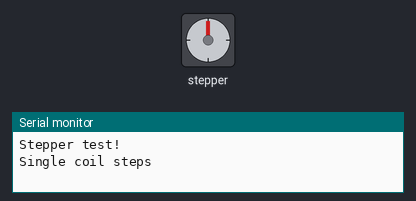
This sketch was run on a simulated Arduino Uno, built with avr-gcc and run on an emulated ATmega328P. Shown: stepper motor, the last lines printed to the serial monitor. Stepper angles assume 200 steps per turn.

Above: at 0.15 s.
At 9.84 s:
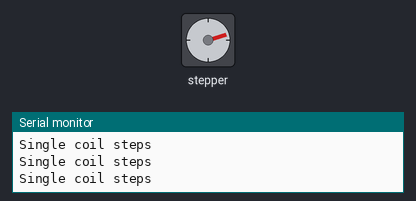
At 19.84 s:
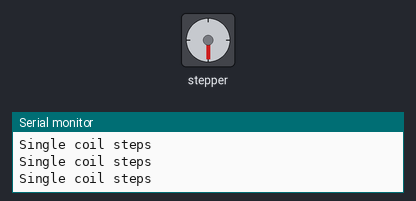
At 39.84 s:
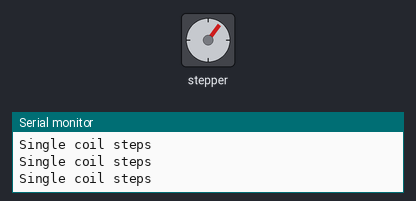
Timing chart, 0 to 40.0 s (numbered marks = the images above):
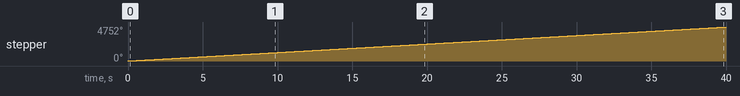

Measured:
- by itself, stepper: keeps turning clockwise at about 119°/s

The sketch:

StepperTest.ino
```cpp
// (licence header left out)
#include <AFMotor.h>

// Connect a stepper motor with 48 steps per revolution (7.5 degree)
// to motor port #2 (M3 and M4)
AF_Stepper motor(200, 1);

void setup() {
  Serial.begin(9600);           // set up Serial library at 9600 bps
  Serial.println("Stepper test!");

  motor.setSpeed(20);  // 10 rpm
}

void loop() {
  Serial.println("Single coil steps");
  motor.step(100, FORWARD, SINGLE);
}
```
